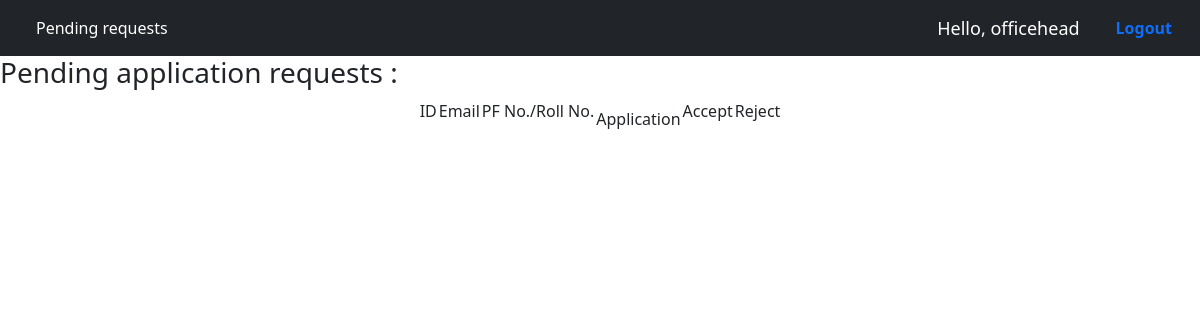
Before: /pending (signed in) with the older database file.
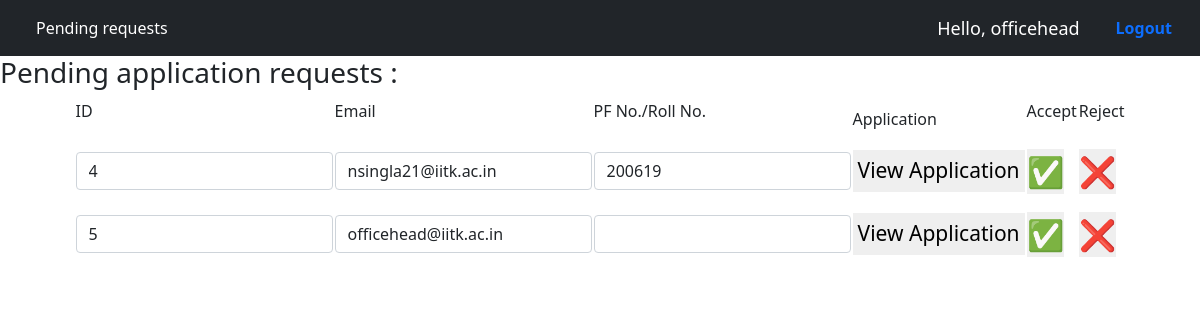
After: the same page with the newer database file.
### home/models.py (models this page shows, shortened)
class Application(models.Model):
    profile=models.ForeignKey(User_profile,on_delete=models.CASCADE,related_name="applications")
    block_yr=models.CharField(default='' , max_length=122)
    email=models.EmailField(default='user@iitk.ac.in',max_length=30)
    rollno=models.CharField(default='' , max_length=122)
    basic_pay=models.CharField(default='' , max_length=122)
    Name=models.CharField(default='NA',max_length=122)
    Designation=models.CharField(default='NA',max_length=122)
    section=models.CharField(default='NA',max_length=122)
    avail=models.CharField(default='NA',max_length=122)
    duration=models.CharField(default='' , max_length=122)
    departure=models.CharField(default='' , max_length=122)
    nature=models.CharField(default='NA',max_length=122)
    Purpose=models.CharField(default='NA',max_length=122)
    place=models.CharField(default='NA',max_length=122)
    place1=models.CharField(default='NA',max_length=122)
    address=models.CharField(default='NA',max_length=122)
    mode=models.CharField(default='NA',max_length=122)
    Name1=models.CharField(default='NA',max_length=122)
    Age1=models.CharField(default='' , max_length=122)
    Name2=models.CharField(default='NA',max_length=122)
    Age2=models.CharField(default='' , max_length=122)
    Name3=models.CharField(default='NA',max_length=122)
    Age3=models.CharField(default='' , max_length=122)
    advance=models.CharField(default='' , max_length=122)
    REJECTED = 0
    PENDING = -1
    ACCEPTED = 1
    Status = (
        (REJECTED, 'Cancelled'),
        (PENDING, 'Pending for admin approval'),
        (ACCEPTED, 'Request accepted'),
    )
    status = models.IntegerField(choices=Status, default=PENDING)

### home/views.py (the view, shortened to what this page needs)
# urls.py: path('pending',views.pending_requests, name="pending"),
@login_required
def pending_requests(request):
    if request.user.groups.filter(name="Office"):
        d=Application.objects
        request.method=="hmm"
        print(request.method)
        return render(request,'pending.html',context={'Applications':d.filter(status=Application.PENDING)})
    else:
        messages.warning(request,"You are not allowed for this request")
        return redirect("/home")

### templates/pending.html (shortened to what this page needs)
{% extends 'officebase.html' %}
{% block body %}
<h3>Pending application requests : </h3>
<table style="margin: 0 auto; ">
  <tr>
    <td>
      <div class="form-group mb-3" >
        <label class="form-label" for="id">ID</label>
    </div>
    </td>
    <td>
      <div class="form-group mb-3" >
        <label class="form-label" for="email">Email</label>
    </div>
    </td>
    <td>
      <div class="form-group mb-3" >
        <label class="form-label" for="joining">PF No./Roll No.</label>
    </div>
    </td>
    <td>
      <div class="form-group mb-6" >
        <label class="form-label" for="basic_pay">Application</label>
    </div>
    </td>
    <td>
      <div class="form-group mb-3" >
        <label class="form-label" for="accept">Accept</label>
    </div>
    </td>
    <td>
      <div class="form-group mb-3" >
        <label class="form-label" for="reject">Reject</label>
    </div>
    </td>
  </tr>
    {% for event in Applications%}
    <tr>
        <td>
            <div class="form-group mb-3" >
                <input class="form-control" type="text" id="id" name="id" value="{{event.pk}}">
            </div>
        </td>
        <td>
            <div class="form-group mb-3" >
                <input class="form-control" type="text" id="id" name="id" value="{{event.email}}">
            </div>
        </td>
        <td>
          <div class="form-group mb-3" >
              <input class="form-control" type="text" id="id" name="id" value="{{event.rollno}}">
          </div>
        </td>
        <form method="post" action="{%url 'pending'%}">
          <td>
            <div class="form-group mb-3" >
                <button type="submit" name="accept" value="viewapplication" style="padding: 5px;border-width: 0px;">
                <span style="font-size: 21px;">View Application</span>
                </button>
            </div>
          </td>
        <td>
          <div class="form-group mb-3" >
              <button type="submit" name="accept" value="yes" style="padding: 0px;border-width: 0px;">
              <span style="font-size: 30px;">&#9989;</span>
              </button>
          </div>
        </td>
        <td>
          <div class="form-group mb-3" >
            <button type="submit" name="accept"  value="no" style="padding: 0px;border-width: 0px;">
              <span style="font-size: 30px;">&#10060;</span>
            </button>
          </div>
        </td>
      </form>
    </tr>
    {% endfor %}
</table>
{% endblock body %}

Changed rows visible on the page:
added Application: id "4", id "nsingla21@iitk.ac.in", id "200619"
added Application: id "5", id "officehead@iitk.ac.in"
